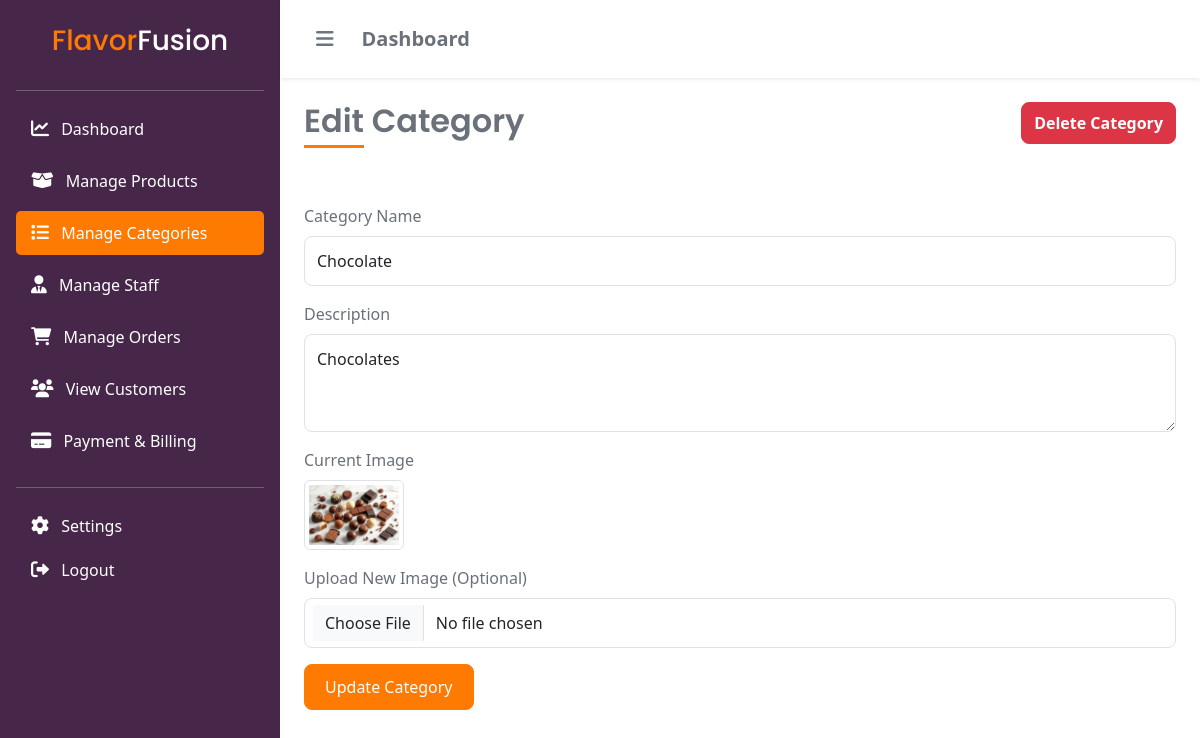
The page /admin/categories/view?id=1 on the database its author committed.
### tables this page shows
CREATE TABLE `categories` (
  `id` int(11) NOT NULL,
  `name` varchar(100) NOT NULL,
  `description` text DEFAULT NULL,
  `image` varchar(255) DEFAULT NULL,
  `created_at` timestamp NOT NULL DEFAULT current_timestamp()
);

### database/database.php (called while the page is built)
<?php
require(__DIR__ . '/Connection.php');
$servername = 'localhost';
$port = 3306;
$db_name = 'flavor_fusion_db';
$username = 'root';
$password = '';
$connection = new Connection($servername, $port, $db_name, $username, $password);

### database/Connection.php (called while the page is built, shortened)
<?php
class Connection
{
    private $pdo;
    public function __construct($server_name, $port, $db_name, $username, $password)
    {
        try {
            $this->pdo = new PDO("mysql:host={$server_name};port={$port};dbname={$db_name}", $username, $password);
            $this->pdo->setAttribute(PDO::ATTR_ERRMODE, PDO::ERRMODE_EXCEPTION);
            $this->pdo->setAttribute(PDO::ATTR_DEFAULT_FETCH_MODE, PDO::FETCH_ASSOC);
        } catch (PDOException $e) {
            echo $e->getMessage();
            die();
        }
    }
    public function findById($table_name, $id)
    {
        $statement = $this->pdo->prepare("SELECT * FROM {$table_name} WHERE id = :id");
        $statement->execute(["id" => $id]);
        $result = $statement->fetch();
        return $result;
    }
}

### init.php (called while the page is built, shortened)
<?php
function parse_input($input)
{
    $parsed = trim($input);
    $parsed = stripslashes($parsed);
    $parsed = htmlspecialchars($parsed, ENT_QUOTES, "UTF-8");
    return $parsed;
}

### public/admin/categories/view/index.php (the view, shortened to what this page needs)
<?php
include_once '../../../../init.php';
include DB_ROOT . 'database.php';
$category = null;
if (isset($_GET['id'])) {
    $categoryId = parse_input($_GET['id']);
    $category = $connection->findById("categories", $categoryId);
}
?>
<?php include_once '../../../../includes/header.php'; ?>
<div class="d-flex">
    <?php
    include_once '../../../../includes/admin-sidebar.php';
    ?>
    <div class="container-fluid px-4 py-4">
        <div class="row mb-4">
            <div class="col-12 d-flex justify-content-between">
                <h2 class="section-title"><?= $category ? "Edit Category" : "Category Not Found"; ?></h2>
                <?php if ($category) : ?>
                    <form method="POST" onsubmit="return confirm('Are you sure you want to delete this category?');">
                        <button type="submit" name="delete" class="fw-semibold btn btn-danger">Delete Category</button>
                    </form>
                <?php endif; ?>
            </div>
        </div>
        <?php if ($category) : ?>
            <form action="" method="POST" enctype="multipart/form-data">
                <div class="row">
                    <div class="mb-3">
                        <label class="form-label">Category Name</label>
                        <input type="text" name="name" class="form-control" value="<?= $category['name']; ?>" required>
                    </div>
                    <div class="mb-3">
                        <label class="form-label">Description</label>
                        <textarea name="description" class="form-control" required rows="3"><?= $category['description']; ?></textarea>
                    </div>
                    <div class="mb-3">
                        <label class="form-label">Current Image</label><br>
                        <img src="<?= ASSETS_PATH . 'images/' . $category['image']; ?>" alt="Category Image" class="img-thumbnail" width="100">
                    </div>
                    <div class="mb-3">
                        <label class="form-label">Upload New Image (Optional)</label>
                        <input type="file" name="image" class="form-control" accept="image/*">
                    </div>
                    <div class="col-12">
                        <button type="submit" name="update" class="btn btn-primary">Update Category</button>
                    </div>
                </div>
            </form>
        <?php else : ?>
            <p class="text-danger">Category not found.</p>
        <?php endif; ?>
    </div>
</div>
<?php include_once '../../../../includes/admin-footer.php'; ?>

### public/assets/css/style.css (style rules this page uses)
:root { --primary-color-50: #fff2e6; --primary-color-100: #ffd7b3; --primary-color: #ff7a00; --body-color: #6a7179; --gray-100: #dee2e6; --gray-500: #868e96; --secondary-color: #462749; --color-success: #20c997; --color-error: #ff6b6b; }
body { color: var(--body-color); min-height: 100dvh; display: flex; flex-direction: column; }
h1, h2, h3, h4, h5, h6 { font-family: "Poppins", sans-serif; }
.section-title { position: relative; margin-bottom: 2rem; padding-bottom: 0.5rem; font-weight: 600; }
.section-title::after { content: ""; position: absolute; bottom: 0; left: 0; width: 60px; height: 3px; background-color: var(--primary-color); }
.btn { padding: 8px 12px; border-radius: 8px; }
.btn-outline-primary:hover, .btn-primary { background-color: var(--primary-color); border-color: var(--primary-color); border-radius: 8px; padding: 10px 20px; transition: all 0.3s ease; font-weight: 500; }
.form-control, .form-select { border-radius: 8px; padding: 12px; border: 1px solid var(--gray-100); }
.form-label { font-weight: 500; margin-bottom: 0.5rem; }
input[type="file"] { padding-left: 20px; }

### rows shown on the page
categories: name "Chocolate", description "Chocolates", image (picture)
